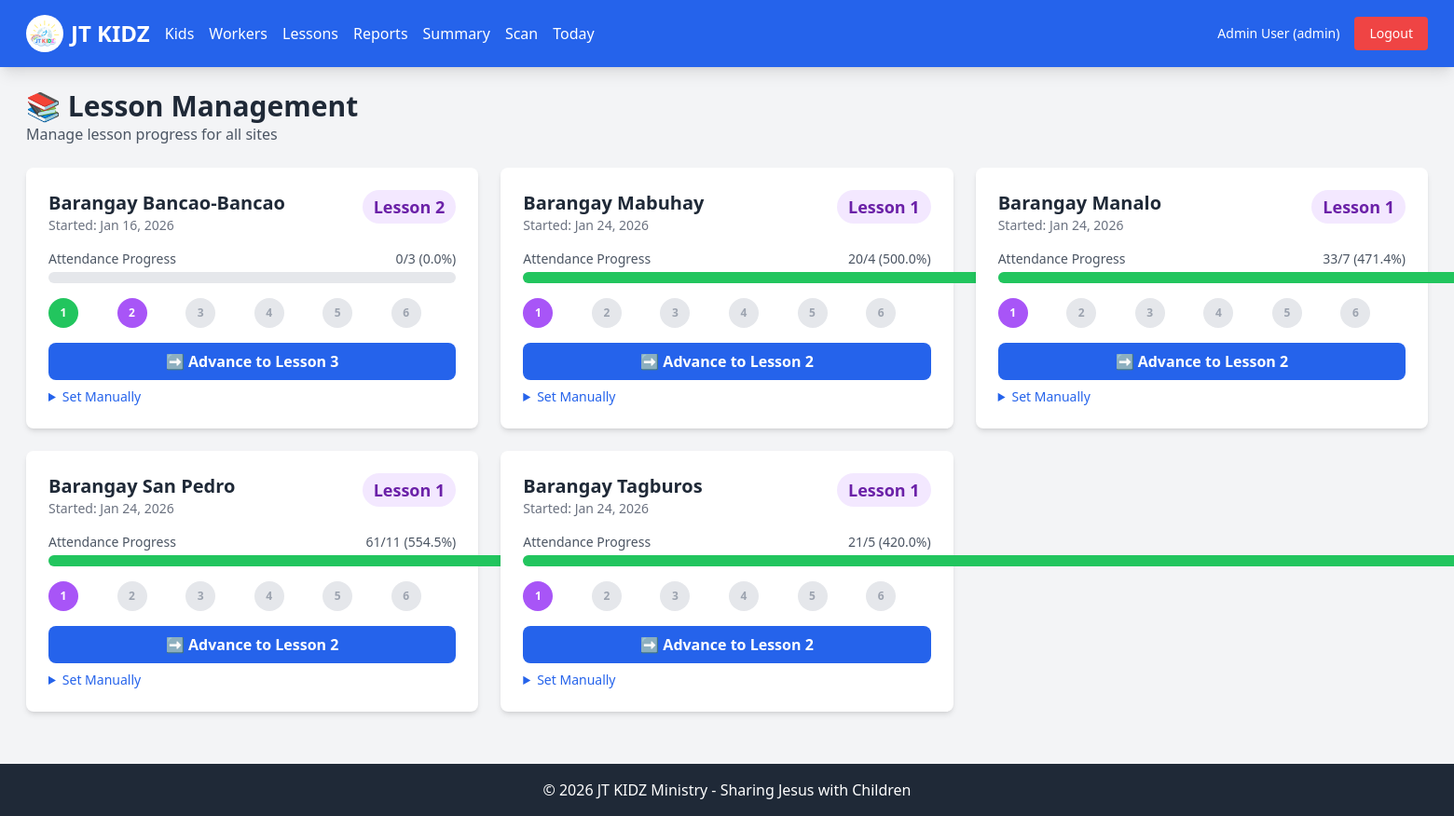
The page /lessons/ (signed in) on the database its author committed.
### models.py (models this page shows, shortened)
class User(db.Model):
    __tablename__ = 'users'
    id = db.Column(db.Integer, primary_key=True)
    name = db.Column(db.String(100), nullable=False)
    email = db.Column(db.String(120), unique=True, nullable=False)
    password = db.Column(db.String(255), nullable=False)
    role = db.Column(db.String(20), nullable=False, default='staff')  # 'admin' or 'staff'
    assigned_sites = db.Column(db.Text, nullable=True)  # JSON array of assigned sites for staff
    created_at = db.Column(db.DateTime, default=datetime.utcnow)

class SiteLessonSettings(db.Model):
    __tablename__ = 'site_lesson_settings'
    id = db.Column(db.Integer, primary_key=True)
    site = db.Column(db.String(100), unique=True, nullable=False)
    current_lesson = db.Column(db.Integer, nullable=False, default=1)  # Current lesson (1-6)
    lesson_start_date = db.Column(db.Date, nullable=True)  # When this lesson started
    updated_at = db.Column(db.DateTime, default=datetime.utcnow, onupdate=datetime.utcnow)

### blueprints/lessons.py (the view)
@lessons_bp.route('/')
@admin_required
def manage_lessons():
    sites = db.session.query(Kid.site).distinct().order_by(Kid.site).all()
    sites = [s[0] for s in sites]
    lesson_data = []
    for site in sites:
        setting = SiteLessonSettings.query.filter_by(site=site).first()
        if not setting:
            setting = SiteLessonSettings(site=site, current_lesson=1, lesson_start_date=date(2026, 1, 24))
            db.session.add(setting)
            db.session.commit()
        attendance_count = Attendance.query.filter_by(
            site=site,
            lesson=setting.current_lesson
        ).distinct(Attendance.kid_id).count()
        total_kids = Kid.query.filter_by(site=site, status='active').count()
        lesson_data.append({
            'site': site,
            'current_lesson': setting.current_lesson,
            'start_date': setting.lesson_start_date,
            'attendance_count': attendance_count,
            'total_kids': total_kids,
            'completion_rate': round((attendance_count / total_kids * 100) if total_kids > 0 else 0, 1)
        })
    return render_template('lessons_manage.html', lesson_data=lesson_data)

### app.py (called while the page is built)
@app.context_processor
def inject_user():
    return dict(
        current_user_name=session.get('user_name'),
        current_user_role=session.get('user_role')
    )

### blueprints/auth.py (called while the page is built)
def admin_required(f):
    @wraps(f)
    def decorated_function(*args, **kwargs):
        if 'user_id' not in session:
            flash('Please log in to access this page.', 'warning')
            return redirect(url_for('auth.login'))
        user = User.query.get(session['user_id'])
        if not user or user.role != 'admin':
            flash('Admin access required.', 'danger')
            return redirect(url_for('dashboard'))
        return f(*args, **kwargs)
    return decorated_function

### templates/lessons_manage.html (shortened to what this page needs)
{% extends "base.html" %}
{% block content %}
<div class="mb-6">
    <h1 class="text-3xl font-bold text-gray-800">📚 Lesson Management</h1>
    <p class="text-gray-600">Manage lesson progress for all sites</p>
</div>
<div class="grid grid-cols-1 md:grid-cols-2 lg:grid-cols-3 gap-6">
    {% for data in lesson_data %}
    <div class="bg-white rounded-lg shadow-md p-6">
        <div class="flex justify-between items-start mb-4">
            <div>
                <h3 class="text-xl font-bold text-gray-800">{{ data.site }}</h3>
                <p class="text-sm text-gray-500">
                    Started: {{ data.start_date.strftime('%b %d, %Y') if data.start_date else 'Not set' }}
                </p>
            </div>
            <div class="bg-purple-100 text-purple-800 px-3 py-1 rounded-full font-bold text-lg">
                Lesson {{ data.current_lesson }}
            </div>
        </div>
        <div class="mb-4">
            <div class="flex justify-between text-sm text-gray-600 mb-1">
                <span>Attendance Progress</span>
                <span>{{ data.attendance_count }}/{{ data.total_kids }} ({{ data.completion_rate }}%)</span>
            </div>
            <div class="w-full bg-gray-200 rounded-full h-3">
                <div class="bg-green-500 h-3 rounded-full transition-all"
                     style="width: {{ data.completion_rate }}%"></div>
            </div>
        </div>
        <div class="grid grid-cols-6 gap-1 mb-4">
            {% for i in range(1, 7) %}
            <div class="text-center">
                <div class="w-8 h-8 rounded-full flex items-center justify-center text-xs font-bold
                            {% if i < data.current_lesson %}bg-green-500 text-white
                            {% elif i == data.current_lesson %}bg-purple-500 text-white
                            {% else %}bg-gray-200 text-gray-400{% endif %}">
                    {{ i }}
                </div>
            </div>
            {% endfor %}
        </div>
        <div class="space-y-2">
            {% if data.current_lesson < 6 %}
            <form method="POST" action="{{ url_for('lessons.advance_lesson', site=data.site) }}">
                <button type="submit"
                        class="w-full bg-blue-600 hover:bg-blue-700 text-white font-semibold py-2 px-4 rounded-lg"
                        onclick="return confirm('Advance {{ data.site }} to Lesson {{ data.current_lesson + 1 }}?')">
                    ➡️ Advance to Lesson {{ data.current_lesson + 1 }}
                </button>
            </form>
            {% else %}
            <div class="w-full bg-green-100 text-green-800 font-semibold py-2 px-4 rounded-lg text-center">
                ✅ All Lessons Complete
            </div>
            {% endif %}
            <details class="text-sm">
                <summary class="cursor-pointer text-blue-600 hover:text-blue-800 font-medium">
                    Set Manually
                </summary>
            </details>
        </div>
    </div>
    {% endfor %}
</div>
{% endblock %}

### templates/base.html (shortened to what this page needs)
<!DOCTYPE html>
<html lang="en">
<head>
    <script src="https://cdn.tailwindcss.com"></script>
</head>
<body class="bg-gray-100 min-h-screen">
    {% if current_user_name %}
    <nav class="bg-blue-600 text-white shadow-lg no-print">
        <div class="container mx-auto px-4">
            <div class="flex items-center justify-between py-4">
                <div class="flex items-center space-x-4">
                    <a href="{{ url_for('dashboard') }}" class="flex items-center space-x-2">
                        <img src="{{ url_for('static', filename='img/logo.png') }}" alt="JT KIDZ Logo" class="h-10 w-10 rounded-full bg-white p-1" onerror="this.style.display='none'">
                        <span class="text-2xl font-bold">JT KIDZ</span>
                    </a>
                    {% if current_user_role == 'admin' %}
                    <a href="{{ url_for('kids.list_kids') }}" class="hover:text-blue-200">Kids</a>
                    <a href="{{ url_for('users.list_users') }}" class="hover:text-blue-200">Workers</a>
                    <a href="{{ url_for('lessons.manage_lessons') }}" class="hover:text-blue-200">Lessons</a>
                    <a href="{{ url_for('reports.lesson_report') }}" class="hover:text-blue-200">Reports</a>
                    <a href="{{ url_for('reports.attendance_summary') }}" class="hover:text-blue-200">Summary</a>
                    {% else %}
                    <a href="{{ url_for('kids.list_kids') }}" class="hover:text-blue-200">Kids</a>
                    {% endif %}
                    <a href="{{ url_for('attendance.scan_page') }}" class="hover:text-blue-200">Scan</a>
                    <a href="{{ url_for('attendance.today_attendance') }}" class="hover:text-blue-200">Today</a>
                </div>
                <div class="flex items-center space-x-4">
                    <span class="text-sm">{{ current_user_name }} ({{ current_user_role }})</span>
                    <a href="{{ url_for('auth.logout') }}" class="bg-red-500 hover:bg-red-600 px-4 py-2 rounded text-sm">Logout</a>
                </div>
            </div>
        </div>
    </nav>
    {% endif %}
    <div class="container mx-auto px-4 py-6">
        {% block content %}{% endblock %}
    </div>
    <footer class="bg-gray-800 text-white text-center py-4 mt-8 no-print">
        <p>&copy; 2026 JT KIDZ Ministry - Sharing Jesus with Children</p>
    </footer>
</body>
</html>

### rows shown on the page
User: name "Admin User", role "admin"
SiteLessonSettings: site "Barangay Bancao-Bancao", start_date "Jan 16, 2026", current_lesson "2", attendance_count "0", total_kids "3", completion_rate "0.0", i "1" "2" "3" "4" "5" "6", current_lesson "3"
SiteLessonSettings: site "Barangay Mabuhay", start_date "Jan 24, 2026", current_lesson "1", attendance_count "20", total_kids "4", completion_rate "500.0", i "1" "2" "3" "4" "5" "6", data.current_lesson+1 "2"
SiteLessonSettings: start_date "Jan 24, 2026"
SiteLessonSettings: start_date "Jan 24, 2026"
SiteLessonSettings: site "Barangay Tagburos", start_date "Jan 24, 2026", current_lesson "1", attendance_count "21", total_kids "5", completion_rate "420.0", i "1" "2" "3" "4" "5" "6", current_lesson "2"

### other values the page prints
{{ data.site }} "Barangay Manalo" "Barangay San Pedro"
{{ data.current_lesson }} "1" "1"
{{ data.attendance_count }} "33" "61"
{{ data.total_kids }} "7" "11"
{{ data.completion_rate }} "471.4" "554.5"
{{ i }} "1" "2" "3" "4" "5" "6" "1" "2" "3" "4" "5" "6"
{{ data.current_lesson + 1 }} "2" "2"
